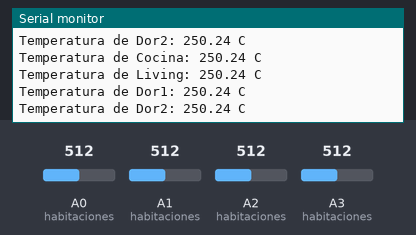
Bench run of a sketch on a simulated Arduino Uno, built with avr-gcc and run on an emulated ATmega328P. Shown: the last lines printed to the serial monitor. The inputs (shaded band) are chosen by the test bench; at power-on: A0 (habitaciones) = 512, A1 (habitaciones) = 512, A2 (habitaciones) = 512, A3 (habitaciones) = 512.

Above: at 10.8 s.
10.9 s: A0 (habitaciones) set to 716
20.9 s: A1 (habitaciones) set to 716
At 30.7 s:
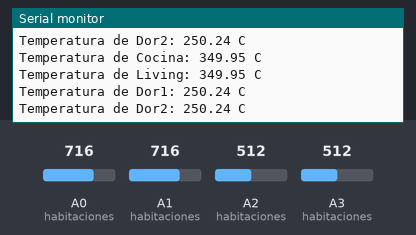
30.9 s: A2 (habitaciones) set to 716
At 40.7 s:
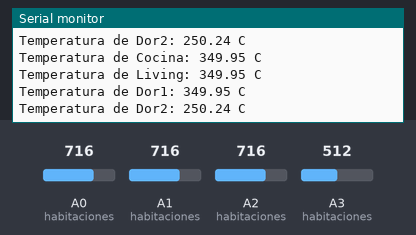
40.9 s: A3 (habitaciones) set to 716
At 50.7 s:
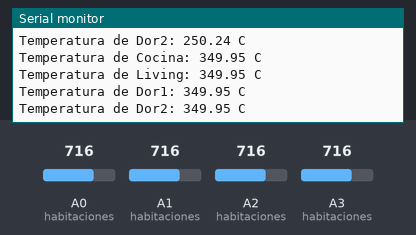
50.9 s: A0 (habitaciones) set to 992
60.9 s: A1 (habitaciones) set to 992
At 71.5 s:
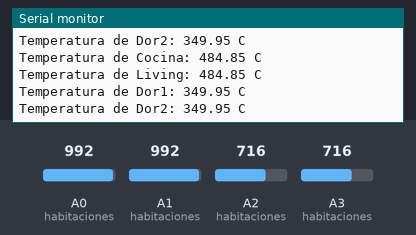
Timing chart, 0 to 71.9 s (numbered marks = the images above; inputs shaded):
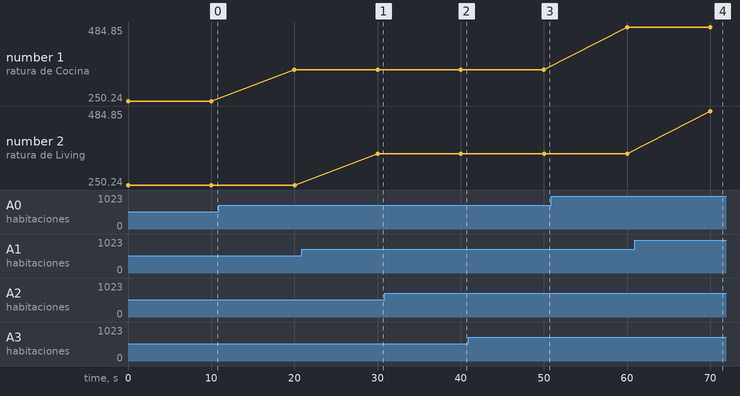

Measured:
- after the input at 20.9 s, the serial monitor: prints a new line after 9.1 s (image 1)
- after the input at 30.9 s, the serial monitor: prints a new line after 9.2 s (image 2)
- after the input at 40.9 s, the serial monitor: prints a new line after 9.2 s (image 3)
- after the input at 60.9 s, the serial monitor: prints a new line after 9.1 s (image 4)
- plotted number 1: 250.24 → 349.95 after the input at 10.9 s, 349.95 → 484.85 after the input at 50.9 s

The sketch:

01_temperaturas_estructuras.ino
```cpp
struct Habitacion {
  String nombre;
  int pin_sensor;
  float temperatura;
};

Habitacion habitaciones[4] = {
  { "Cocina", A0, 0 },
  { "Living", A1, 0 },
  { "Dor1", A2, 0 },
  { "Dor2", A3, 0 }
};

void leer_sensores() {
  for (int i = 0; i < 4; i++) {
    habitaciones[i].temperatura = ((analogRead(habitaciones[i].pin_sensor) * 5000.0) / 1023) / 10;
    Serial.print("Temperatura de ");
    Serial.print(habitaciones[i].nombre);
    Serial.print(": ");
    Serial.print(habitaciones[i].temperatura);
    Serial.println(" C");
  }
}

void setup() {
  Serial.begin(9600);
}

void loop() {
  if (millis() % 10000 == 0) leer_sensores();
}
```
